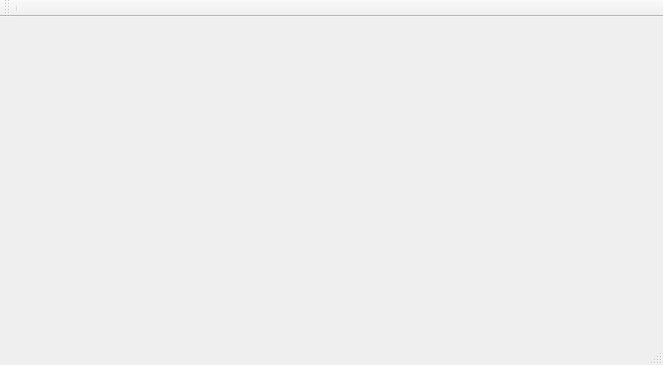
<?xml version="1.0" encoding="UTF-8"?>
<ui version="4.0">
 <class>MainWindow</class>
 <widget class="QMainWindow" name="MainWindow">
  <property name="geometry">
   <rect>
    <x>0</x>
    <y>0</y>
    <width>663</width>
    <height>365</height>
   </rect>
  </property>
  <property name="sizePolicy">
   <sizepolicy hsizetype="Maximum" vsizetype="Maximum">
    <horstretch>1</horstretch>
    <verstretch>1</verstretch>
   </sizepolicy>
  </property>
  <property name="baseSize">
   <size>
    <width>100</width>
    <height>100</height>
   </size>
  </property>
  <property name="windowTitle">
   <string>TeleSensors</string>
  </property>
  <property name="dockNestingEnabled">
   <bool>false</bool>
  </property>
  <widget class="QWidget" name="centralWidget">
   <property name="sizePolicy">
    <sizepolicy hsizetype="Expanding" vsizetype="Expanding">
     <horstretch>0</horstretch>
     <verstretch>0</verstretch>
    </sizepolicy>
   </property>
   <layout class="QGridLayout" name="gridLayout"/>
  </widget>
  <widget class="QMenuBar" name="menuBar">
   <property name="geometry">
    <rect>
     <x>0</x>
     <y>0</y>
     <width>663</width>
     <height>21</height>
    </rect>
   </property>
  </widget>
  <widget class="QToolBar" name="mainToolBar">
   <attribute name="toolBarArea">
    <enum>TopToolBarArea</enum>
   </attribute>
   <attribute name="toolBarBreak">
    <bool>false</bool>
   </attribute>
   <addaction name="separator"/>
  </widget>
  <widget class="QStatusBar" name="statusBar"/>
  <action name="action_connect">
   <property name="text">
    <string>Подключить</string>
   </property>
  </action>
  <action name="action_disconnect">
   <property name="text">
    <string>Отключить</string>
   </property>
  </action>
 </widget>
 <layoutdefault spacing="6" margin="11"/>
 <resources/>
 <connections/>
</ui>
